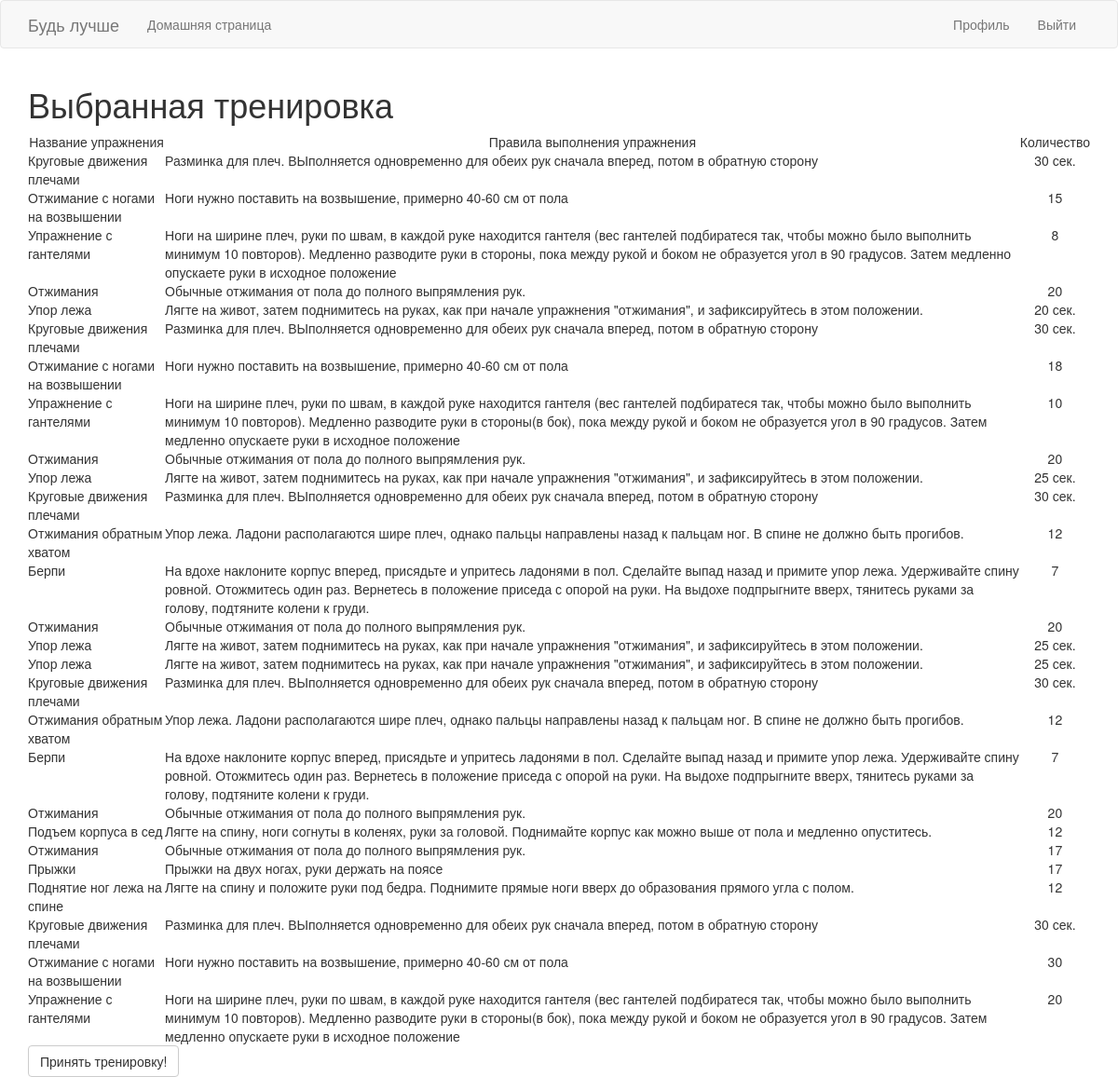
/current_training/9 (signed in), run on the app's committed database.
### app/models.py (models this page shows)
class Exercises(db.Model):
    id = db.Column(db.Integer, primary_key=True)
    name_exercises = db.Column(db.String(256), index=True)
    rules = db.Column(db.Text(500), index=True)
    day = db.Column(db.Integer)
    number = db.Column(db.Integer)
    training_id = db.Column(db.Integer, db.ForeignKey('training.id'))

### app/routes.py (the view, shortened to what this page needs)
@app.route('/current_training/<training>',methods = ['GET','POST'])
@login_required
def current_training(training):
    t = Training.query.filter_by(id=training).first_or_404()
    exercises = t.all_exe()
    form = AcceptTrainingForm()
    return render_template('current_training.html', title='Тренировка', exercises=exercises, form = form)

### app/forms.py
class AcceptTrainingForm(FlaskForm):
    submit = SubmitField('Принять тренировку!')

### app/models.py (called while the page is built)
@login.user_loader
def load_user(id):
    return User.query.get(int(id))

    def all_exe(self):
        exe = Exercises.query.filter_by(training_id=self.id)
        return exe

### app/routes.py (called while the page is built)
@app.before_request
def before_request():
    if current_user.is_authenticated:
        current_user.last_seen = datetime.utcnow()
        db.session.commit()

### app/templates/current_training.html
{% extends "base.html" %}
{% import 'bootstrap/wtf.html' as wtf %}
{% block app_content %}
    <h1>Выбранная тренировка</h1>
<table class="table-hover" >
    <tr valign="top">
        <td align="center"> Название упражнения </td>
        <td align="center"> Правила выполнения упражнения </td>
        <td align="center"> Количество </td>
    {% for exercises in exercises %}
        {% include '_exe.html' %}
    {% endfor %}
</table>
<div class="row">
        <div class="col-md-4">
            {{ wtf.quick_form(form) }}
        </div>
    </div>
{% endblock %}

### app/templates/_exe.html
    <tr valign="top">
        <td>{{ exercises.name_exercises }}</td>
        <td  align="stretch">{{ exercises.rules }} </td>
        <td align="center">{{ exercises.number }} </td>
    </tr>

### data on the page
Exercises: name_exercises "Круговые движения плечами", rules "Разминка для плеч. ВЫполняется одновременно для обеих рук сначала вперед, потом в обратную сторону", number "30 сек."
Exercises: name_exercises "Отжимание с ногами на возвышении", rules "Ноги нужно поставить на возвышение, примерно 40-60 см от пола", number "15"
Exercises: name_exercises "Упражнение с гантелями", rules "Ноги на ширине плеч, руки по швам, в каждой руке находится гантеля (вес гантелей подбиратеся так, чтобы можно было выполнить минимум 10 повторов). Медленно разводите руки в стороны, пока между рукой и боком не образуется угол в 90 градусов. Затем медленно опускаете руки в исходное положение", number "8"
Exercises: name_exercises "Отжимания", rules "Обычные отжимания от пола до полного выпрямления рук.", number "20"
Exercises: name_exercises "Упор лежа", rules "Лягте на живот, затем поднимитесь на руках, как при начале упражнения \"отжимания\", и зафиксируйтесь в этом положении.", number "20 сек."
Exercises: name_exercises "Круговые движения плечами", rules "Разминка для плеч. ВЫполняется одновременно для обеих рук сначала вперед, потом в обратную сторону", number "30 сек."
Exercises: name_exercises "Отжимание с ногами на возвышении", rules "Ноги нужно поставить на возвышение, примерно 40-60 см от пола", number "18"
Exercises: name_exercises "Упражнение с гантелями", rules "Ноги на ширине плеч, руки по швам, в каждой руке находится гантеля (вес гантелей подбиратеся так, чтобы можно было выполнить минимум 10 повторов). Медленно разводите руки в стороны(в бок), пока между рукой и боком не образуется угол в 90 градусов. Затем медленно опускаете руки в исходное положение", number "10"
Exercises: name_exercises "Отжимания", rules "Обычные отжимания от пола до полного выпрямления рук.", number "20"
Exercises: name_exercises "Упор лежа", rules "Лягте на живот, затем поднимитесь на руках, как при начале упражнения \"отжимания\", и зафиксируйтесь в этом положении.", number "25 сек."
Exercises: name_exercises "Круговые движения плечами", rules "Разминка для плеч. ВЫполняется одновременно для обеих рук сначала вперед, потом в обратную сторону", number "30 сек."
Exercises: name_exercises "Отжимания обратным хватом", rules "Упор лежа. Ладони располагаются шире плеч, однако пальцы направлены назад к пальцам ног. В спине не должно быть прогибов.", number "12"
Exercises: name_exercises "Берпи", rules "На вдохе наклоните корпус вперед, присядьте и упритесь ладонями в пол. Сделайте выпад назад и примите упор лежа. Удерживайте спину ровной. Отожмитесь один раз. Вернетесь в положение приседа с опорой на руки. На выдохе подпрыгните вверх, тянитесь руками за голову, подтяните колени к груди.", number "7"
Exercises: name_exercises "Отжимания", rules "Обычные отжимания от пола до полного выпрямления рук.", number "20"
Exercises: name_exercises "Упор лежа", rules "Лягте на живот, затем поднимитесь на руках, как при начале упражнения \"отжимания\", и зафиксируйтесь в этом положении.", number "25 сек."
Exercises: name_exercises "Упор лежа", rules "Лягте на живот, затем поднимитесь на руках, как при начале упражнения \"отжимания\", и зафиксируйтесь в этом положении.", number "25 сек."
Exercises: name_exercises "Круговые движения плечами", rules "Разминка для плеч. ВЫполняется одновременно для обеих рук сначала вперед, потом в обратную сторону", number "30 сек."
Exercises: name_exercises "Отжимания обратным хватом", rules "Упор лежа. Ладони располагаются шире плеч, однако пальцы направлены назад к пальцам ног. В спине не должно быть прогибов.", number "12"
Exercises: name_exercises "Берпи", rules "На вдохе наклоните корпус вперед, присядьте и упритесь ладонями в пол. Сделайте выпад назад и примите упор лежа. Удерживайте спину ровной. Отожмитесь один раз. Вернетесь в положение приседа с опорой на руки. На выдохе подпрыгните вверх, тянитесь руками за голову, подтяните колени к груди.", number "7"
Exercises: name_exercises "Отжимания", rules "Обычные отжимания от пола до полного выпрямления рук.", number "20"
Exercises: name_exercises "Подъем корпуса в сед", rules "Лягте на спину, ноги согнуты в коленях, руки за головой. Поднимайте корпус как можно выше от пола и медленно опуститесь.", number "12"
Exercises: name_exercises "Отжимания", rules "Обычные отжимания от пола до полного выпрямления рук.", number "17"
Exercises: name_exercises "Прыжки", rules "Прыжки на двух ногах, руки держать на поясе", number "17"
Exercises: name_exercises "Поднятие ног лежа на спине", rules "Лягте на спину и положите руки под бедра. Поднимите прямые ноги вверх до образования прямого угла с полом.", number "12"
Exercises: name_exercises "Круговые движения плечами", rules "Разминка для плеч. ВЫполняется одновременно для обеих рук сначала вперед, потом в обратную сторону", number "30 сек."
Exercises: name_exercises "Отжимание с ногами на возвышении", rules "Ноги нужно поставить на возвышение, примерно 40-60 см от пола", number "30"
Exercises: name_exercises "Упражнение с гантелями", rules "Ноги на ширине плеч, руки по швам, в каждой руке находится гантеля (вес гантелей подбиратеся так, чтобы можно было выполнить минимум 10 повторов). Медленно разводите руки в стороны(в бок), пока между рукой и боком не образуется угол в 90 градусов. Затем медленно опускаете руки в исходное положение", number "20"
